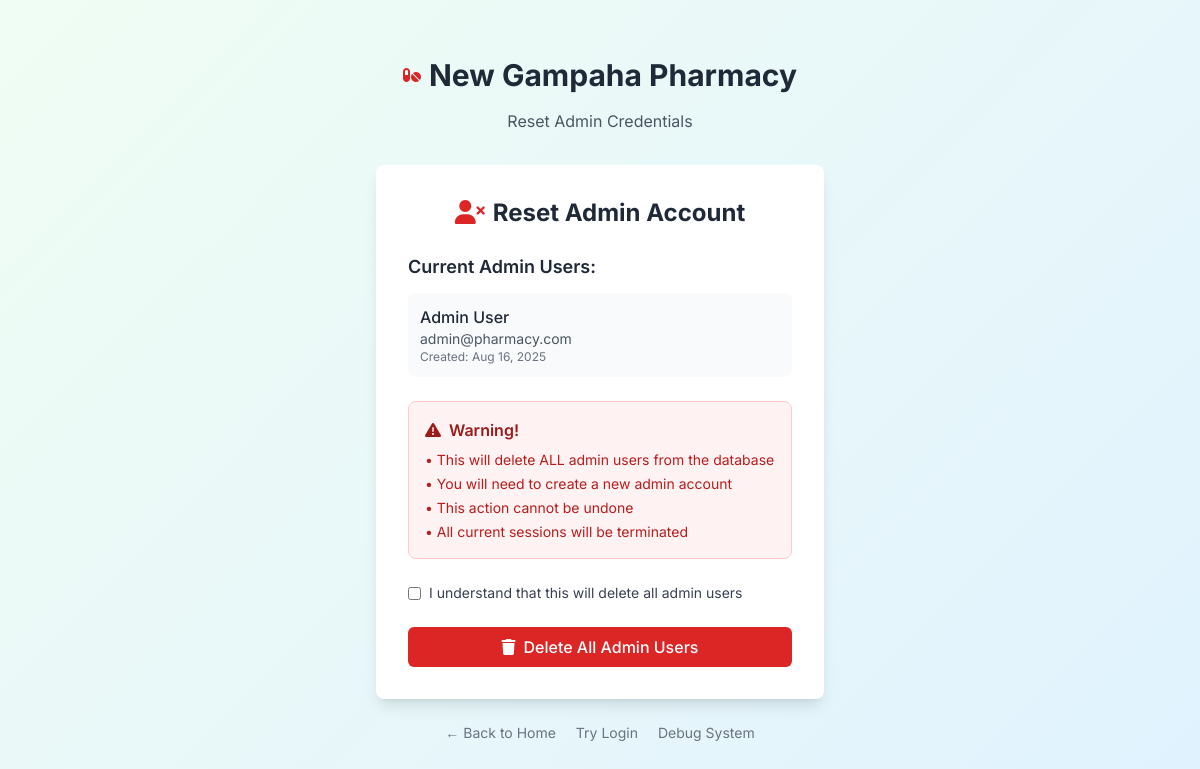
Page /admin/reset_admin.php on the earlier database version.
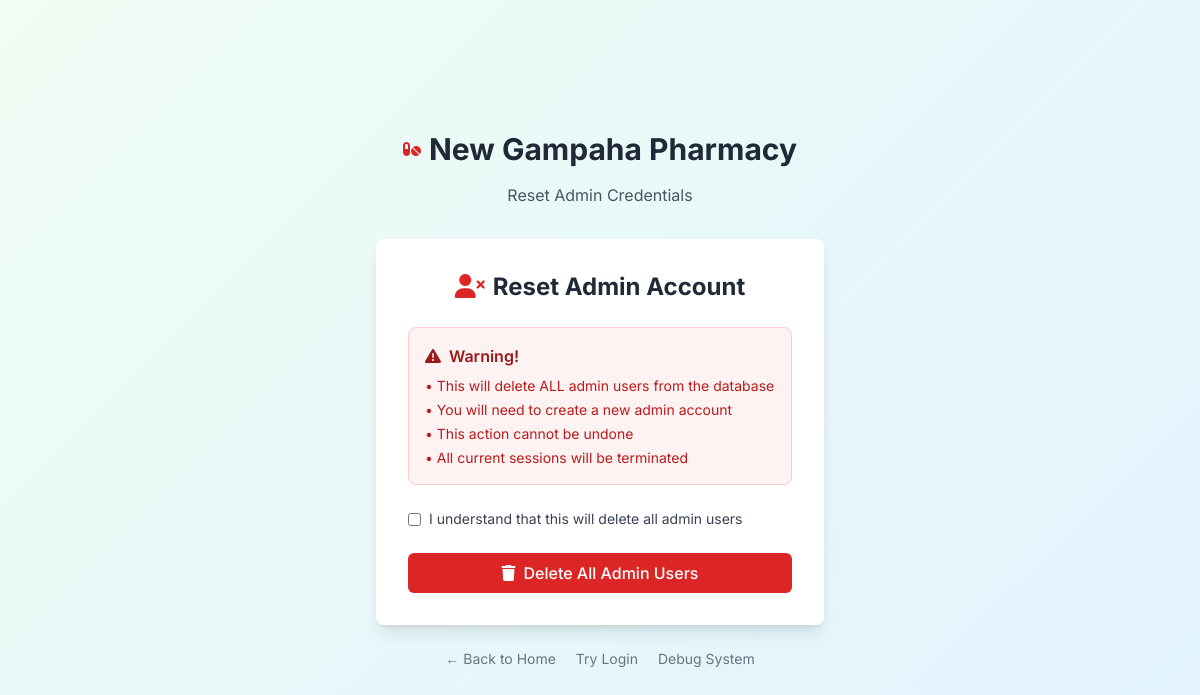
Same page on the later database version.
### tables this page shows
CREATE TABLE users (
    id INT PRIMARY KEY AUTO_INCREMENT,
    name VARCHAR(100) NOT NULL,
    email VARCHAR(100) UNIQUE NOT NULL,
    password VARCHAR(255) NOT NULL,
    role ENUM('admin', 'pharmacist', 'customer') NOT NULL DEFAULT 'customer',
    phone VARCHAR(20),
    address TEXT,
    profile_image VARCHAR(255),
    status ENUM('active', 'inactive') DEFAULT 'active',
    created_at TIMESTAMP DEFAULT CURRENT_TIMESTAMP,
    updated_at TIMESTAMP DEFAULT CURRENT_TIMESTAMP ON UPDATE CURRENT_TIMESTAMP
);

### admin/reset_admin.php (the view, shortened to what the changed rows need)
<?php
require_once __DIR__ . '/bootstrap.php';
$message = '';
$adminUsers = [];
if ($pdo) {
    try {
        $stmt = $pdo->prepare("SELECT id, name, email, created_at FROM users WHERE role = 'admin'");
        $stmt->execute();
        $adminUsers = $stmt->fetchAll(PDO::FETCH_ASSOC);
    } catch (Exception $e) {
        $error = "Error fetching admin users: " . $e->getMessage();
    }
}
?>
<!DOCTYPE html>
<html lang="en">
<head>
    <?php include 'includes/head.php'; ?>
</head>
<body class="bg-gradient-to-br from-red-50 to-orange-50 min-h-screen">
    <div class="min-h-screen flex items-center justify-center py-12 px-4">
        <div class="max-w-md w-full">
            <div class="bg-white rounded-lg shadow-lg p-8">
                <h2 class="text-2xl font-bold text-gray-800 mb-6 text-center">
                    <i class="fas fa-user-times mr-2 text-red-600"></i>Reset Admin Account
                </h2>
                <?php if ($message): ?>
                    <div class="bg-green-100 border border-green-400 text-green-700 px-4 py-3 rounded mb-4">
                        <i class="fas fa-check-circle mr-2"></i>
                        <?php echo htmlspecialchars($message); ?>
                        <div class="mt-3 space-y-2">
                            <a href="auth/register.php" class="block bg-green-600 hover:bg-green-700 text-white px-4 py-2 rounded text-center transition duration-200">
                                <i class="fas fa-user-plus mr-2"></i>Create New Admin Account
                            </a>
                            <a href="start_here.php" class="block bg-blue-600 hover:bg-blue-700 text-white px-4 py-2 rounded text-center transition duration-200">
                                <i class="fas fa-home mr-2"></i>Back to Home
                            </a>
                        </div>
                    </div>
                <?php else: ?>
                    <?php if (!empty($adminUsers)): ?>
                        <div class="mb-6">
                            <h3 class="text-lg font-semibold text-gray-800 mb-3">Current Admin Users:</h3>
                            <div class="space-y-2">
                                <?php foreach ($adminUsers as $user): ?>
                                    <div class="bg-gray-50 p-3 rounded-lg">
                                        <p class="font-medium text-gray-800"><?php echo htmlspecialchars($user['name']); ?></p>
                                        <p class="text-sm text-gray-600"><?php echo htmlspecialchars($user['email']); ?></p>
                                        <p class="text-xs text-gray-500">Created: <?php echo date('M j, Y', strtotime($user['created_at'])); ?></p>
                                    </div>
                                <?php endforeach; ?>
                            </div>
                        </div>
                    <?php endif; ?>
                <?php endif; ?>
            </div>
        </div>
    </div>
</body>
</html>

Differences in the rows shown:
removed users: name "Admin User", email "admin@pharmacy.com", created_at "Aug 16, 2025"
Other differences:
text no longer shown: "Current Admin Users:"
